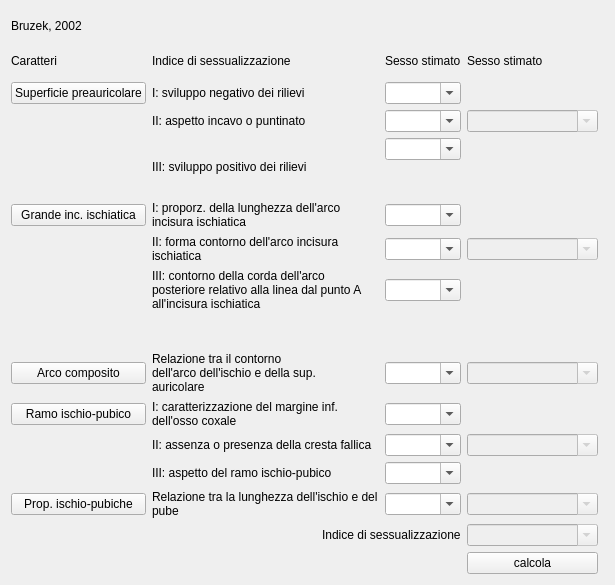
     <widget class="QWidget" name="toolBoxPage2">
      <property name="geometry">
       <rect>
        <x>0</x>
        <y>0</y>
        <width>615</width>
        <height>585</height>
       </rect>
      </property>
      <attribute name="label">
       <string>Bacino</string>
      </attribute>
      <layout class="QGridLayout" name="gridLayout_8">
       <item row="1" column="0">
        <widget class="QLabel" name="label_4">
         <property name="text">
          <string>Caratteri</string>
         </property>
        </widget>
       </item>
       <item row="1" column="5" colspan="2">
        <widget class="QLabel" name="label_6">
         <property name="text">
          <string>Sesso stimato</string>
         </property>
        </widget>
       </item>
       <item row="1" column="1" colspan="2">
        <widget class="QLabel" name="label_5">
         <property name="text">
          <string>Indice di sessualizzazione</string>
         </property>
        </widget>
       </item>
       <item row="2" column="1" colspan="2">
        <widget class="QLabel" name="label_12">
         <property name="text">
          <string>I: sviluppo negativo dei rilievi </string>
         </property>
         <property name="textFormat">
          <enum>Qt::PlainText</enum>
         </property>
         <property name="wordWrap">
          <bool>true</bool>
         </property>
        </widget>
       </item>
       <item row="3" column="1" colspan="2">
        <widget class="QLabel" name="label_13">
         <property name="text">
          <string>II: aspetto incavo o puntinato</string>
         </property>
         <property name="wordWrap">
          <bool>true</bool>
         </property>
        </widget>
       </item>
       <item row="5" column="1" rowspan="2" colspan="2">
        <widget class="QLabel" name="label_14">
         <property name="text">
          <string>III: sviluppo positivo dei rilievi </string>
         </property>
         <property name="wordWrap">
          <bool>true</bool>
         </property>
        </widget>
       </item>
       <item row="3" column="0">
        <widget class="QLabel" name="label_7">
         <property name="text">
          <string/>
         </property>
         <property name="wordWrap">
          <bool>true</bool>
         </property>
        </widget>
       </item>
       <item row="1" column="3">
        <widget class="QLabel" name="label_16">
         <property name="text">
          <string>Sesso stimato</string>
         </property>
        </widget>
       </item>
       <item row="2" column="3">
        <widget class="QComboBox" name="comboBox_sup_p_I">
         <property name="editable">
          <bool>true</bool>
         </property>
         <item>
          <property name="text">
           <string/>
          </property>
         </item>
         <item>
          <property name="text">
           <string>M</string>
          </property>
         </item>
         <item>
          <property name="text">
           <string>I</string>
          </property>
         </item>
         <item>
          <property name="text">
           <string>F</string>
          </property>
         </item>
        </widget>
       </item>
       <item row="3" column="3">
        <widget class="QComboBox" name="comboBox_sup_p_II">
         <property name="editable">
          <bool>true</bool>
         </property>
         <item>
          <property name="text">
           <string/>
          </property>
         </item>
         <item>
          <property name="text">
           <string>M</string>
          </property>
         </item>
         <item>
          <property name="text">
           <string>I</string>
          </property>
         </item>
         <item>
          <property name="text">
           <string>F</string>
          </property>
         </item>
        </widget>
       </item>
       <item row="5" column="3">
        <widget class="QComboBox" name="comboBox_sup_p_III">
         <property name="editable">
          <bool>true</bool>
         </property>
         <item>
          <property name="text">
           <string/>
          </property>
         </item>
         <item>
          <property name="text">
           <string>M</string>
          </property>
         </item>
         <item>
          <property name="text">
           <string>I</string>
          </property>
         </item>
         <item>
          <property name="text">
           <string>F</string>
          </property>
         </item>
        </widget>
       </item>
       <item row="3" column="5">
        <widget class="QComboBox" name="comboBox_sup_p_sex">
         <property name="enabled">
          <bool>false</bool>
         </property>
         <property name="editable">
          <bool>true</bool>
         </property>
         <item>
          <property name="text">
           <string/>
          </property>
         </item>
         <item>
          <property name="text">
           <string>M</string>
          </property>
         </item>
         <item>
          <property name="text">
           <string>I</string>
          </property>
         </item>
         <item>
          <property name="text">
           <string>F</string>
          </property>
         </item>
        </widget>
       </item>
       <item row="11" column="3">
        <widget class="QComboBox" name="comboBox_in_isch_I">
         <property name="editable">
          <bool>true</bool>
         </property>
         <item>
          <property name="text">
           <string/>
          </property>
         </item>
         <item>
          <property name="text">
           <string>M</string>
          </property>
         </item>
         <item>
          <property name="text">
           <string>I</string>
          </property>
         </item>
         <item>
          <property name="text">
           <string>F</string>
          </property>
         </item>
        </widget>
       </item>
       <item row="12" column="1" colspan="2">
        <widget class="QLabel" name="label_37">
         <property name="text">
          <string>II: forma contorno dell'arco incisura ischiatica</string>
         </property>
         <property name="wordWrap">
          <bool>true</bool>
         </property>
        </widget>
       </item>
       <item row="13" column="1" colspan="2">
        <widget class="QLabel" name="label_36">
         <property name="text">
          <string>III: contorno della corda dell'arco posteriore relativo alla linea dal punto A all'incisura ischiatica</string>
         </property>
         <property name="wordWrap">
          <bool>true</bool>
         </property>
        </widget>
       </item>
       <item row="12" column="3">
        <widget class="QComboBox" name="comboBox_in_isch_II">
         <property name="editable">
          <bool>true</bool>
         </property>
         <item>
          <property name="text">
           <string/>
          </property>
         </item>
         <item>
          <property name="text">
           <string>M</string>
          </property>
         </item>
         <item>
          <property name="text">
           <string>I</string>
          </property>
         </item>
         <item>
          <property name="text">
           <string>F</string>
          </property>
         </item>
        </widget>
       </item>
       <item row="13" column="3">
        <widget class="QComboBox" name="comboBox_in_isch_III">
         <property name="editable">
          <bool>true</bool>
         </property>
         <item>
          <property name="text">
           <string/>
          </property>
         </item>
         <item>
          <property name="text">
           <string>M</string>
          </property>
         </item>
         <item>
          <property name="text">
           <string>I</string>
          </property>
         </item>
         <item>
          <property name="text">
           <string>F</string>
          </property>
         </item>
        </widget>
       </item>
       <item row="18" column="1" colspan="2">
        <widget class="QLabel" name="label_41">
         <property name="text">
          <string>I: caratterizzazione del margine inf. dell'osso coxale </string>
         </property>
         <property name="wordWrap">
          <bool>true</bool>
         </property>
        </widget>
       </item>
       <item row="19" column="1" colspan="2">
        <widget class="QLabel" name="label_40">
         <property name="text">
          <string>II: assenza o presenza della cresta fallica</string>
         </property>
         <property name="wordWrap">
          <bool>true</bool>
         </property>
        </widget>
       </item>
       <item row="20" column="1" colspan="2">
        <widget class="QLabel" name="label_39">
         <property name="text">
          <string>III: aspetto del ramo ischio-pubico</string>
         </property>
         <property name="wordWrap">
          <bool>true</bool>
         </property>
        </widget>
       </item>
       <item row="19" column="0">
        <widget class="QLabel" name="label_10">
         <property name="text">
          <string/>
         </property>
        </widget>
       </item>
       <item row="12" column="5">
        <widget class="QComboBox" name="comboBox_in_isch_sex">
         <property name="enabled">
          <bool>false</bool>
         </property>
         <property name="editable">
          <bool>true</bool>
         </property>
         <item>
          <property name="text">
           <string/>
          </property>
         </item>
         <item>
          <property name="text">
           <string>M</string>
          </property>
         </item>
         <item>
          <property name="text">
           <string>I</string>
          </property>
         </item>
         <item>
          <property name="text">
           <string>F</string>
          </property>
         </item>
        </widget>
       </item>
       <item row="20" column="3">
        <widget class="QComboBox" name="comboBox_ramo_ip_III">
         <property name="editable">
          <bool>true</bool>
         </property>
         <item>
          <property name="text">
           <string/>
          </property>
         </item>
         <item>
          <property name="text">
           <string>M</string>
          </property>
         </item>
         <item>
          <property name="text">
           <string>I</string>
          </property>
         </item>
         <item>
          <property name="text">
           <string>F</string>
          </property>
         </item>
        </widget>
       </item>
       <item row="19" column="3">
        <widget class="QComboBox" name="comboBox_ramo_ip_II">
         <property name="editable">
          <bool>true</bool>
         </property>
         <item>
          <property name="text">
           <string/>
          </property>
         </item>
         <item>
          <property name="text">
           <string>M</string>
          </property>
         </item>
         <item>
          <property name="text">
           <string>I</string>
          </property>
         </item>
         <item>
          <property name="text">
           <string>F</string>
          </property>
         </item>
        </widget>
       </item>
       <item row="18" column="3">
        <widget class="QComboBox" name="comboBox_ramo_ip_I">
         <property name="editable">
          <bool>true</bool>
         </property>
         <item>
          <property name="text">
           <string/>
          </property>
         </item>
         <item>
          <property name="text">
           <string>M</string>
          </property>
         </item>
         <item>
          <property name="text">
           <string>I</string>
          </property>
         </item>
         <item>
          <property name="text">
           <string>F</string>
          </property>
         </item>
        </widget>
       </item>
       <item row="19" column="5">
        <widget class="QComboBox" name="comboBox_ramo_ip_sex">
         <property name="enabled">
          <bool>false</bool>
         </property>
         <property name="editable">
          <bool>true</bool>
         </property>
         <item>
          <property name="text">
           <string/>
          </property>
         </item>
         <item>
          <property name="text">
           <string>M</string>
          </property>
         </item>
         <item>
          <property name="text">
           <string>I</string>
          </property>
         </item>
         <item>
          <property name="text">
           <string>F</string>
          </property>
         </item>
        </widget>
       </item>
       <item row="23" column="1" colspan="2">
        <widget class="QLabel" name="label_45">
         <property name="text">
          <string>Relazione tra la lunghezza dell'ischio e del pube </string>
         </property>
         <property name="wordWrap">
          <bool>true</bool>
         </property>
        </widget>
       </item>
       <item row="11" column="1" colspan="2">
        <widget class="QLabel" name="label_38">
         <property name="text">
          <string>I: proporz. della lunghezza dell'arco incisura ischiatica</string>
         </property>
         <property name="wordWrap">
          <bool>true</bool>
         </property>
        </widget>
       </item>
       <item row="14" column="0">
        <widget class="QLabel" name="label_9">
         <property name="text">
          <string/>
         </property>
         <property name="wordWrap">
          <bool>true</bool>
         </property>
        </widget>
       </item>
       <item row="0" column="0">
        <widget class="QLabel" name="label">
         <property name="text">
          <string>Bruzek, 2002</string>
         </property>
        </widget>
       </item>
       <item row="23" column="3">
        <widget class="QComboBox" name="comboBox_prop_ip_sex_2">
         <property name="enabled">
          <bool>true</bool>
         </property>
         <property name="editable">
          <bool>true</bool>
         </property>
         <item>
          <property name="text">
           <string/>
          </property>
         </item>
         <item>
          <property name="text">
           <string>M</string>
          </property>
         </item>
         <item>
          <property name="text">
           <string>I</string>
          </property>
         </item>
         <item>
          <property name="text">
           <string>F</string>
          </property>
         </item>
        </widget>
       </item>
       <item row="24" column="5">
        <widget class="QComboBox" name="comboBox_ind_bac_sex">
         <property name="enabled">
          <bool>false</bool>
         </property>
         <property name="maximumSize">
          <size>
           <width>150</width>
           <height>16777215</height>
          </size>
         </property>
         <property name="editable">
          <bool>true</bool>
         </property>
         <item>
          <property name="text">
           <string/>
          </property>
         </item>
         <item>
          <property name="text">
           <string>Maschio</string>
          </property>
         </item>
         <item>
          <property name="text">
           <string>Femmina</string>
          </property>
         </item>
         <item>
          <property name="text">
           <string>Indeterminato</string>
          </property>
         </item>
         <item>
          <property name="text">
           <string>Non determinabile</string>
          </property>
         </item>
        </widget>
       </item>
       <item row="25" column="5">
        <widget class="QPushButton" name="pushButton_calcola_ind_sex_bac">
         <property name="text">
          <string>calcola</string>
         </property>
        </widget>
       </item>
       <item row="24" column="2" colspan="2">
        <widget class="QLabel" name="label_17">
         <property name="text">
          <string>Indice di sessualizzazione</string>
         </property>
        </widget>
       </item>
       <item row="23" column="5">
        <widget class="QComboBox" name="comboBox_prop_ip_sex">
         <property name="enabled">
          <bool>false</bool>
         </property>
         <property name="editable">
          <bool>true</bool>
         </property>
        </widget>
       </item>
       <item row="2" column="0">
        <widget class="QPushButton" name="pushButton_bacino_sup_preauricolare">
         <property name="text">
          <string>Superficie preauricolare</string>
         </property>
        </widget>
       </item>
       <item row="11" column="0">
        <widget class="QPushButton" name="pushButton_bacino_grande_incisura_ischiatica">
         <property name="text">
          <string>Grande inc. ischiatica</string>
         </property>
        </widget>
       </item>
       <item row="18" column="0">
        <widget class="QPushButton" name="pushButton_bacino_ramo_ischio_pubico">
         <property name="text">
          <string>Ramo ischio-pubico</string>
         </property>
        </widget>
       </item>
       <item row="23" column="0">
        <widget class="QPushButton" name="pushButton_proporzioni_ischio_pubiche">
         <property name="text">
          <string>Prop. ischio-pubiche</string>
         </property>
        </widget>
       </item>
       <item row="16" column="0">
        <widget class="QPushButton" name="pushButton_bacino_arco_composito">
         <property name="text">
          <string>Arco composito</string>
         </property>
        </widget>
       </item>
       <item row="16" column="1">
        <widget class="QLabel" name="label_44">
         <property name="text">
          <string>Relazione tra il contorno dell'arco dell'ischio e della sup. auricolare</string>
         </property>
         <property name="wordWrap">
          <bool>true</bool>
         </property>
        </widget>
       </item>
       <item row="16" column="3">
        <widget class="QComboBox" name="comboBox_arco_c_sex_2">
         <property name="enabled">
          <bool>true</bool>
         </property>
         <property name="editable">
          <bool>true</bool>
         </property>
         <item>
          <property name="text">
           <string/>
          </property>
         </item>
         <item>
          <property name="text">
           <string>M</string>
          </property>
         </item>
         <item>
          <property name="text">
           <string>I</string>
          </property>
         </item>
         <item>
          <property name="text">
           <string>F</string>
          </property>
         </item>
        </widget>
       </item>
       <item row="16" column="5">
        <widget class="QComboBox" name="comboBox_arco_c_sex">
         <property name="enabled">
          <bool>false</bool>
         </property>
         <property name="editable">
          <bool>true</bool>
         </property>
        </widget>
       </item>
      </layout>
     </widget>
